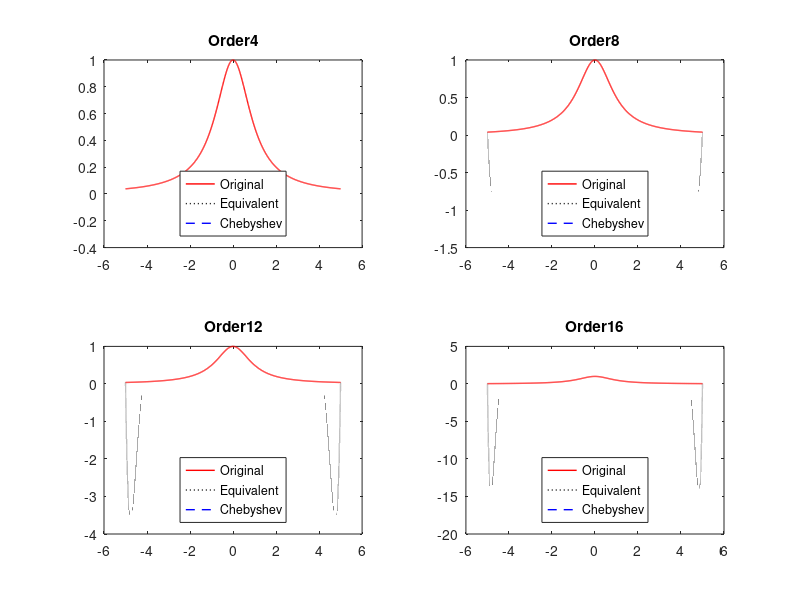

Source code (MATLAB):
function hw2Q1
%
%%%%%%%%%%%%%%%%%%%%% xi yi wi zi function declaration
%
xi=inline('-5+(10*(x-1)/n)'); %when call argnames(xi) it will shows arg are x, n
%so when evaluate value for xi need to
%arguments xi(n,x)
wj=inline('5*cos((2*(w-1)-1)*pi/2/n)','n','w'); %Chebyshev node
yi=inline('1/(1+(x^2))');
zj=inline('1/(1+(w^2))');
%
%%%%%%%%%%%%%% plot Runge Function
%
for numPoint=3:2:9
    subplot(2,2,(numPoint-1)/2)
    numX=1000;           %the maximum point for drawing runge function curve
    for i=1:numX        %to draw curve for runge function with 1000 points
        xValue(i)=xi(numX-1,i);
        yValue(i)=yi(xValue(i));
    end
    plot(xValue,yValue,'r','linewidth',1)   %original runge function
    hold on
    %%%%%%%%%%%%%% polynomial with equivalent nodes
    xValue=0; yValue=0;
    n=2*numPoint-1;   %starting from 2 points
    
    f=0; xValue=0; yValue=0;
    for i=1:n
        xValue(i)=xi(n-1,i);    %where n-1 is for xi(n) and i for xi(x)
        yValue(i)=yi(xValue(i));
    end
    p=polyfit(xValue,yValue,n-1);
    x=[-5:0.00001:5];
    f=polyval(p,x);
    plot(x,f,':k','linewidth',1)
    hold on
    %%%%%%%%%%%%%% polynomial with chebyshev nodes
    g=0; wValue=0; zValue=0;
    for j=1:n
        wValue(j)=wj(n-1,j);    %where n i are for wi(n)
        %disp( wValue(j))
        zValue(j)=zj(wValue(j));
    end
    pc=polyfit(wValue,zValue,n-1);
    w=[-5:0.00001:5];
    g=polyval(pc,w);
    plot(w,g,'--b','linewidth',1)
    title(['Order' ,num2str(n-1) ])
    legend('Original','Equivalent','Chebyshev','Location','south')
  %legend('Original','Chebyshev','Location','south')
    hold off
end


